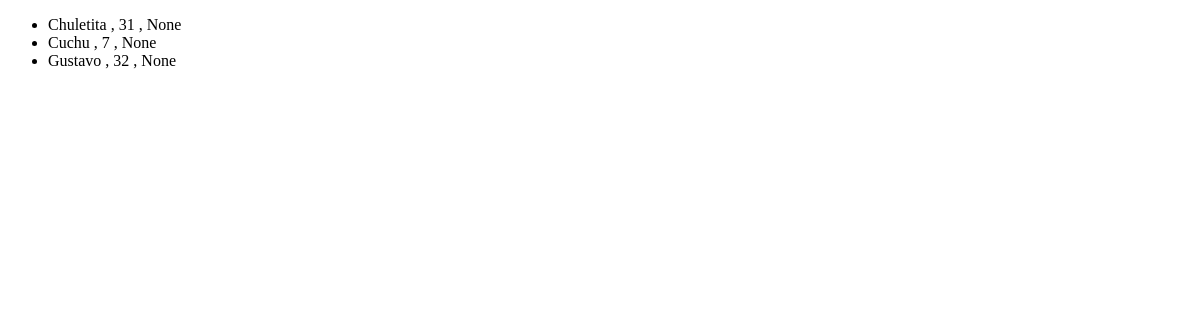
The app's page /lista-familia/, older data.
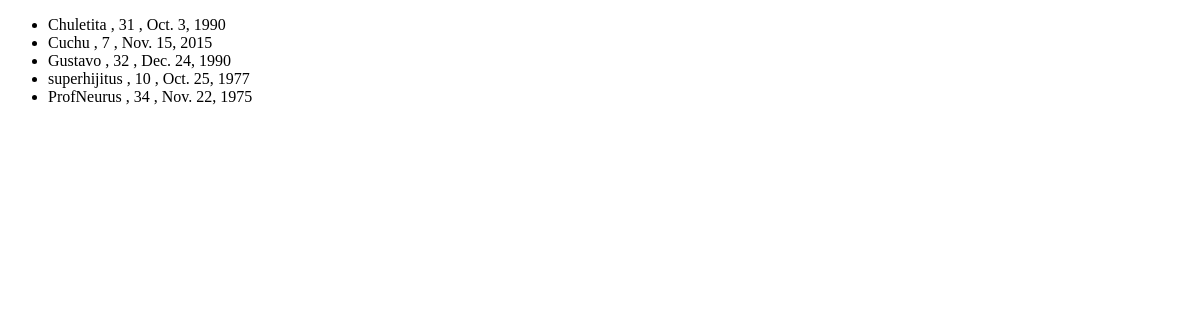
The same page, newer data.
### AppCoder/models.py (models this page shows)
class Familiares(models.Model):
    nombre = models.CharField(max_length=50)
    edad = models.IntegerField()
    fechaDeNac = models.DateField()

### AppCoder/views.py (the view)
# urls.py: path('lista-familia/', lista_familiares),
def lista_familiares(request) -> HttpResponse:
    lista = Familiares.objects.all()
    return render(request, "Lista_familiares.html", {"lista_familiares": lista})

### AppCoder/Templates/Lista_familiares.html (shortened to what this page needs)
<!DOCTYPE html>
<html lang="en">
<head>
</head>
<body>
    <ul>
        {% for Familiares in lista_familiares %}
            <li>{{Familiares.nombre}} , {{Familiares.edad}} , {{Familiares.fechaDeNac}}</li>
        {% endfor %}
    </ul>
</body>
</html>

Row changes from the older to the newer data that the page shows:
changed Familiares "Chuletita": fechaDeNac "None" → "Oct. 3, 1990"
changed Familiares "Cuchu": fechaDeNac "None" → "Nov. 15, 2015"
changed Familiares "Gustavo": fechaDeNac "None" → "Dec. 24, 1990"
added Familiares: nombre "superhijitus", edad "10", fechaDeNac "Oct. 25, 1977"
added Familiares: nombre "ProfNeurus", edad "34", fechaDeNac "Nov. 22, 1975"
